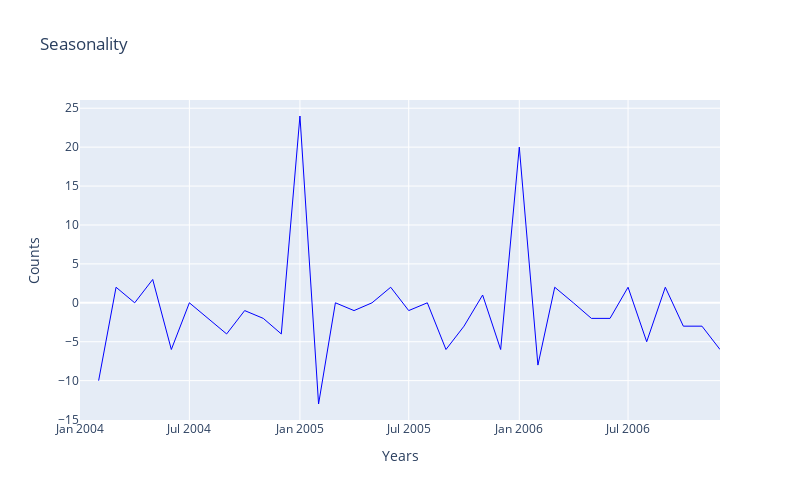

The notebook cell this image was saved under:
### Code cell
# Create traces
fig = go.Figure()

fig.add_trace(go.Scatter(x=df.index, 
                         y=df['diet'][intervalo].diff(), 
                         name='Diet', 
              line = dict(color='blue', width=1)))

fig.update_layout(title='Seasonality',
                   xaxis_title='Years',
                   yaxis_title='Counts', 
                  height=500, 
                  width=800)
fig

### Figure 1 — Plotly figure (JSON) as saved in the notebook; plotly's stock layout.template omitted (floating-point values rounded to 4 significant figures; data arrays with more than 128 entries replaced by an {"elided": "..."} marker saying what was removed)
{"data": [{"line": {"color": "blue", "width": 1}, "name": "Diet", "type": "scatter", "x": {"elided": "168 str values"}, "y": [null, -10, 2, 0, 3, -6, 0, -2, -4, -1, -2, -4, 24, -13, 0, -1, 0, 2, -1, 0, -6, -3, 1, -6, 20, -8, 2, 0, -2, -2, 2, -5, 2, -3, -3, -6]}], "layout": {"height": 500, "title": {"text": "Seasonality"}, "width": 800, "xaxis": {"title": {"text": "Years"}}, "yaxis": {"title": {"text": "Counts"}}}}
